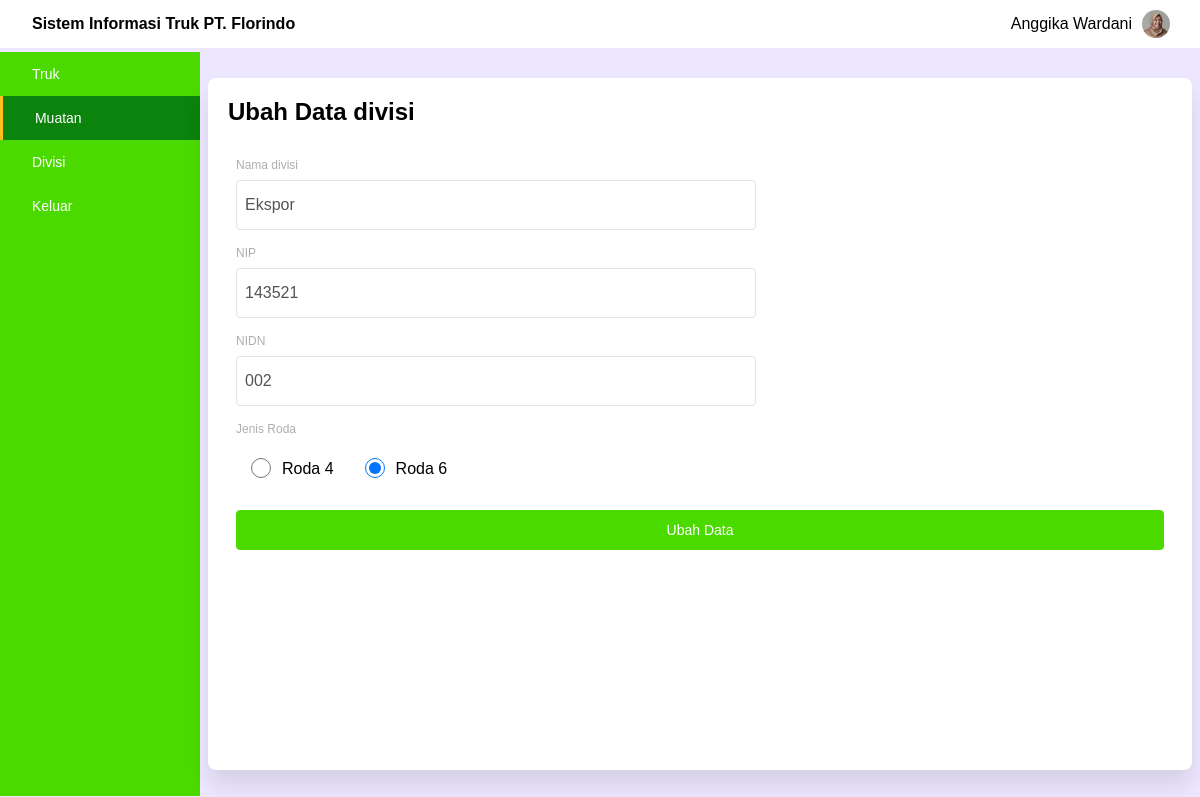
Screenshot of /ubahdivisi.php?id=14 (signed in) with the database file from the repository.
### tables this page shows
CREATE TABLE `divisi` (
  `id_divisi` int(11) NOT NULL,
  `nama_divisi` varchar(255) NOT NULL,
  `nip` varchar(50) NOT NULL,
  `nidn` varchar(50) NOT NULL,
  `jk` varchar(15) NOT NULL,
  `status` varchar(3) NOT NULL DEFAULT 'on'
);

### ubahdivisi.php (the view, shortened to what this page needs)
<?php
require 'include/function.php';
$id_divisi = $_GET['id'];
$query = "SELECT * FROM divisi WHERE id_divisi=$id_divisi";
$result = $conn->query($query);
$data = $result->fetch();
?>
<!DOCTYPE html>
<html>
<head>
	<link rel="stylesheet" type="text/css" href="css/style.css">
</head>
<body>
	<div class="container">
		<header>
			<h2>Sistem Informasi Truk PT. Florindo</h2>
			<div class="profil">
				<p><?= $_SESSION['nama']; ?></p>
				<img src="assets/img/prof2.png" alt="foto-profil">
			</div>
		</header>
		<main>
			<nav>
				<div class="truk">
					<a href="index.php">Truk</a>
				</div>
				<div class="muatan active">
					<a href="muatan.php">Muatan</a>
				</div>
				<div class="divisi">
					<a href="divisi.php">Divisi</a>
				</div>
				<div class="logout">
					<a href="logout.php">Keluar</a>
				</div>
			</nav>
			<article class="article">
				<h2 class="datatruk">Ubah Data divisi</h2>
				<form action="" method="post">
					<div class="input">
						<div class="input-group">
							<label for="nama">Nama divisi</label>
							<input type="text" name="nama" id="nama" required autocomplete="off" value="<?= $data['nama_divisi']; ?>">
						</div>
						<div class="input-group">
							<label for="nip">NIP</label>
							<input type="text" name="nip" id="nip" required autocomplete="off" value="<?= $data['nip']; ?>">
						</div>
						<div class="input-group">
							<label for="nidn">NIDN</label>
							<input type="text" name="nidn" id="nidn" required autocomplete="off" value="<?= $data['nidn']; ?>">
						</div>
						<div class="input-group radio-btn">
							<label>Jenis Roda</label>
							<div class="radio-wrapper">
								<input type="radio" name="jk" value="Roda4" id="laki" class="radio" <?= (isset($laki)) ? 'checked' : '' ?>>
								<label for="laki">Roda 4</label>
								<input type="radio" name="jk" value="Roda6" id="Roda6" class="radio" <?= (isset($laki)) ? '' : 'checked' ?>>
								<label for="Roda6">Roda 6</label>
							</div>
						</div>
						<button type="submit" name="btn-ubah">Ubah Data</button>
					</div>
				</form>
			</article>
		</main>
	</div>
</body>
</html>

### css/style.css (style rules this page uses)
* { margin: 0; padding: 0; box-sizing: border-box; text-decoration: none; }
body { font-family: sans-serif; }
.container { height: 100vh; width: 100vw; display: flex; background-color: #EDE7FF; flex-wrap: wrap; }
header { width: 100%; height: 48px; background-color: #fff; display: flex; justify-content: space-between; align-items: center; padding-left: 32px; padding-right: 20px; }
header h2 { font-size: 16px; font-weight: 600; }
.profil { display: flex; height: 100%; align-items: center; }
.profil img { width: 28px; height: 28px; border-radius: 50%; margin: 10px; }
main { width: 100%; height: 93%; display: flex; }
main nav { width: 200px; background-color: #4BDA00; height: 100%; display: flex; flex-direction: column; color: white; }
main nav div { height: 44px; width: 100%; display: flex; align-items: center; padding-left: 32px; font-size: 14px; font-weight: 520; }
main nav .active { background-color: #0c830c; }
main nav .active::before { content: ''; position: relative; left: -32px; height: 100%; width: 3px; background-color: #FFBE1A; }
main nav div a { text-decoration: none; color: inherit; width: 100%; }
.article { margin: auto; width: 82%; height: 93%; background-color: #fff; border-radius: 8px; padding: 20px; box-shadow: 0 15px 25px rgba(0, 0, 0, 0.1); }
.input { margin-top: 24px; font-size: 12px; color: #AEAEAE; display: flex; flex-wrap: wrap; justify-content: space-between; }
.input input, .input select { height: 50px; width: 520px; margin-top: 8px; font-size: 16px; color: #545454; padding-left: 8px; border: 1.2px solid #E5E5E5; border-radius: 4px; }
.article .input-group .radio-wrapper { height: 50px; width: 520px; display: flex; align-items: center; padding-top: 5px; }
.input-group { display: flex; flex-direction: column; margin: 8px; }
.article .input button { background-color: #4BDA00; color: #fff; width: 100%; border: 1.2px solid #4BDA00; border-radius: 4px; height: 40px; font-size: 14px; margin: 16px 8px; cursor: pointer; }
.article .input-group .radio { height: 20px; width: 50px; }
.article .input-group.radio-btn label:nth-child(2), .article .input-group.radio-btn label:last-child { font-size: 16px; color: #000; margin-top: 11px; margin-left: -4px; }
.article .input-group.radio-btn div .radio:nth-child(3) { margin-left: 16px; }

### rows the page displays
divisi: nama "Ekspor", nip "143521", nidn "002"

### other values shown
$_SESSION['nama'] "Anggika Wardani"
